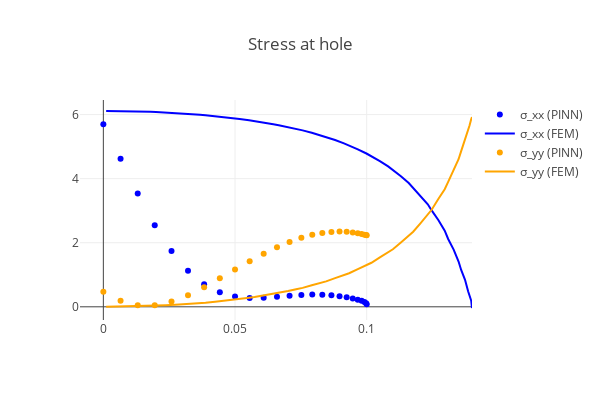

Write notebook code for a chart like this one.
### Markdown cell above
## Visualization of results

### Code cell
val_rad_x = 0.14
val_plate = Plate(val_rad_x, N, M) 
data_input1, data_output1, data_hole1 = val_plate.load_reference_data()
val_collo, val_top, val_right, val_left, val_bottom, val_hole = val_plate.generate_dataset()

stress_hole1 = torch.vmap(sigma)(val_hole[:,:-2])
data_hole1 = np.loadtxt(f"data/hole_Rx={Rx}.csv", delimiter=",")
data_hole1 = data_hole1[data_hole1[:, 0].argsort()]

with torch.no_grad():
    fig = go.Figure()
    m1 = dict(color="blue")
    m2 = dict(color="orange")
    fig.add_trace(
        go.Scatter(
            x=hole[:, 0],
            y=stress_hole1[:, 0, 0],
            marker=m1,
            mode="markers",
            name="σ_xx (PINN)",
        )
    )
    fig.add_trace(
        go.Scatter(
            x=data_hole1[:, 0],
            y=data_hole1[:, 2],
            marker=m1,
            mode="lines",
            name="σ_xx (FEM)",
        )
    )
    fig.add_trace(
        go.Scatter(
            x=hole[:, 0],
            y=stress_hole1[:, 1, 1],
            marker=m2,
            mode="markers",
            name="σ_yy (PINN)",
        )
    )
    fig.add_trace(
        go.Scatter(
            x=data_hole1[:, 0],
            y=data_hole1[:, 3],
            marker=m2,
            mode="lines",
            name="σ_yy (FEM)",
        )
    )
    fig.update_layout(
        template="none", width=600, height=400, title="Stress at hole", showlegend=True
    )
    fig.show()
